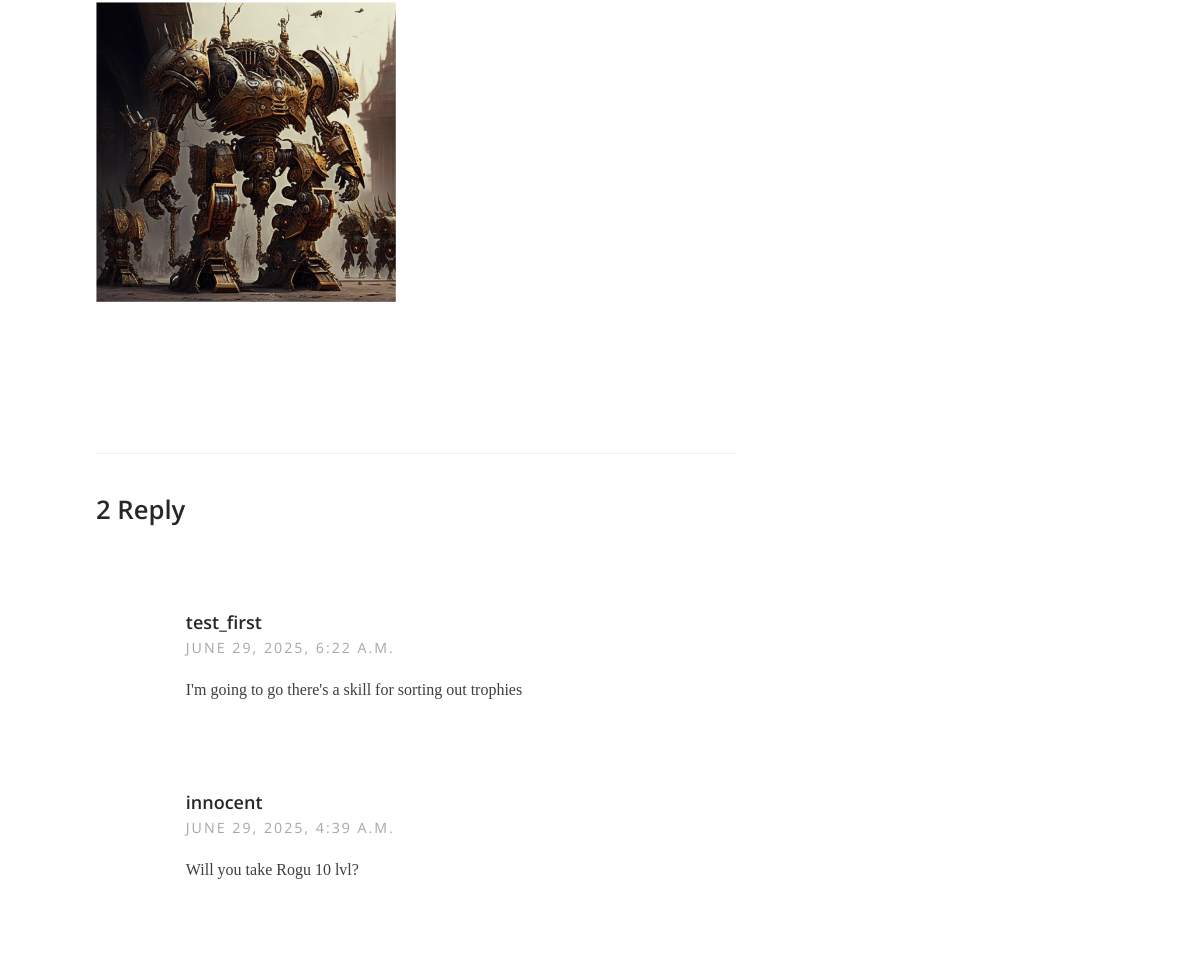
The app's page /ad/11/ (middle part), older data.
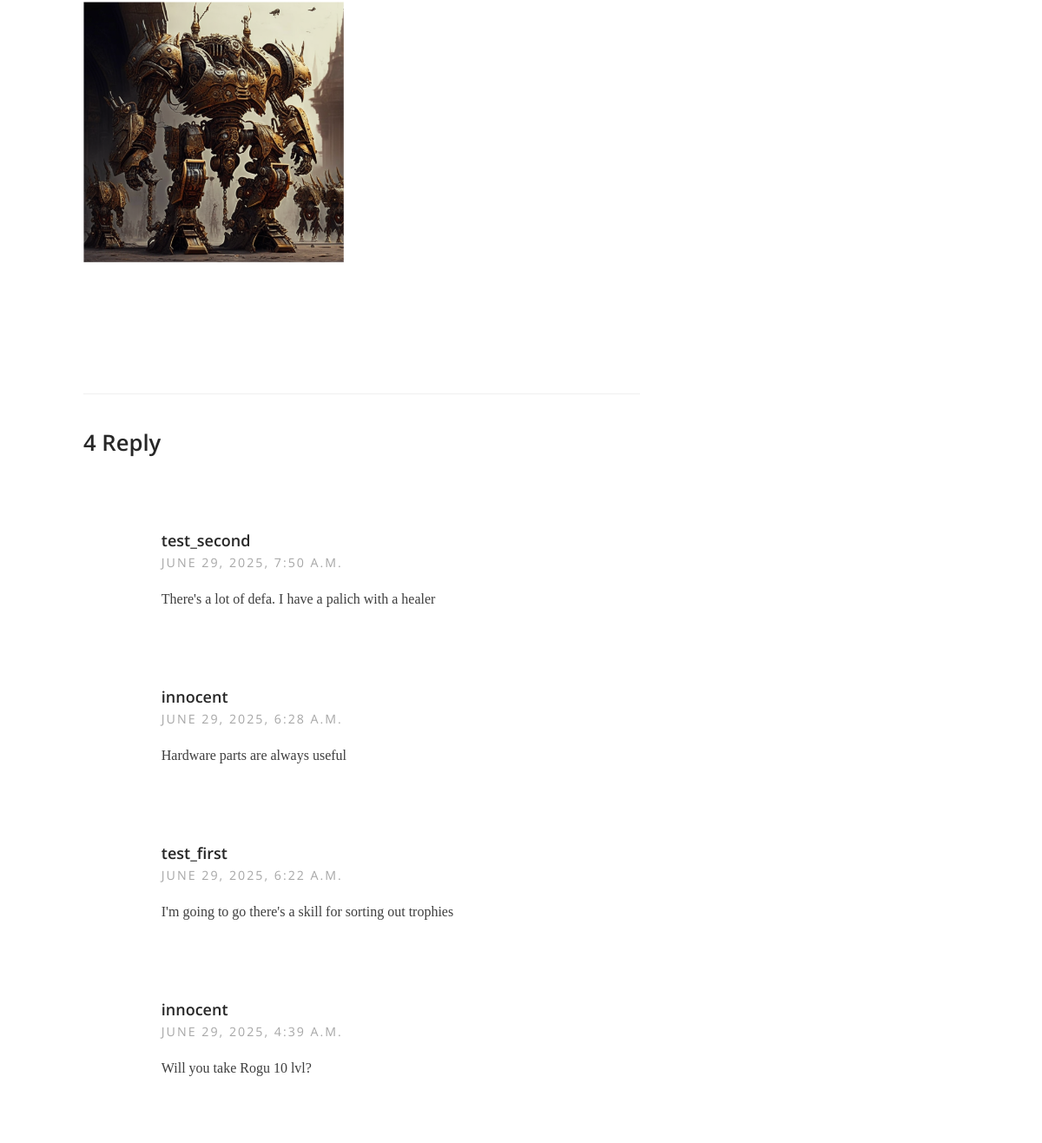
The same page, newer data.
### ad/models.py (models this page shows, shortened)
class Advertisement(models.Model):
    user = models.ForeignKey(User, on_delete=models.CASCADE)
    title = models.CharField(max_length=50)
    content = RichTextUploadingField(verbose_name='Content')
    category = models.CharField(choices=ADVERTISEMENT_CATEGORY_CHOICES, default="TK")
    creation_date = models.DateTimeField(auto_now_add=True)
    update_date = models.DateTimeField(auto_now=True)
    class Meta:
        ordering = ['-creation_date']

class Reply(models.Model):
    advertisement = models.ForeignKey(Advertisement, on_delete=models.CASCADE, default=1)
    user = models.ForeignKey(User, on_delete=models.CASCADE)
    content = models.TextField()
    accept = models.BooleanField(default=False)
    creation_date = models.DateTimeField(auto_now_add=True)
    update_date = models.DateTimeField(auto_now=True)
    class Meta:
        ordering = ['-creation_date']

class User(AbstractUser):
    authentication_code = models.IntegerField(null=True, blank=True)
    def __str__(self):
        return self.username

### ad/views.py (the view)
# urls.py: path('ad/<int:pk>/', advertisement_detail, name='ad-detail'),
def advertisement_detail(request, pk):
    ad = get_object_or_404(Advertisement, pk=pk)
    if request.method == 'POST':
        form = ReplyForm(request.POST)
        if form.is_valid():
            reply = form.save(commit=False)
            reply.advertisement = ad
            reply.user = request.user
            reply.save()
            messages.success(request, 'The reply has been created.')
            return redirect('ad-detail', pk=ad.pk)
    else:
        form = ReplyForm()
    replies = ad.reply_set.all()
    return render(request, 'ad.html', {
        'ad': ad,
        'form': form,
        'replies': replies,
    })

### templates/ad.html (shortened to what this page needs)
<!DOCTYPE html>
<html class="no-js" lang="en">
<head>
    {% load static %}
    <link rel="stylesheet" href="{% static 'css/base.css' %}">
    <link rel="stylesheet" href="{% static 'css/main.css' %}">
</head>
<body id="top" class="ss-single">
    <div class="s-content">
        <div class="row">
            <div id="main" class="s-content__main large-8 column">
                <article class="entry">
                    <div class="entry__content">
                        <p class="lead">
                            {{ ad.content|safe }}
                        </p>
                    </div>
                </article>
                <div class="comments-wrap">
                    <div id="comments">
                        <h3>{{ ad.reply_set.count }} Reply</h3>
                        {% for reply in replies %}
                            <ol class="commentlist">
                                <li class="depth-1 comment">
                                    <div class="comment__content">
                                        <div class="comment__info">
                                            <div class="comment__author">{{ reply.user }}</div>
                                            <div class="comment__meta">
                                                <div class="comment__time">{{ reply.update_date }}</div>
                                            </div>
                                        </div>
                                        <div class="comment__text">
                                            <p>{{ reply.content }}</p>
                                        </div>
                                    </div>
                                </li>
                            </ol>
                        {% endfor %}
                    </div>
                </div>
            </div>
        </div>
    </div>
</body>
</html>

### static/css/base.css (style rules this page uses)
html { line-height: 1.15; -webkit-text-size-adjust: 100%; }
body { margin: 0; }
img { border-style: none; }
html { font-size: 62.5%; -webkit-box-sizing: border-box; box-sizing: border-box; }
*, *::before, *::after { -webkit-box-sizing: inherit; box-sizing: inherit; }
body { font-weight: normal; line-height: 1; word-wrap: break-word; -moz-font-smoothing: grayscale; -moz-osx-font-smoothing: grayscale; -webkit-font-smoothing: antialiased; -webkit-overflow-scrolling: touch; -webkit-text-size-adjust: none; }
svg, img, video embed, iframe, object { max-width: 100%; height: auto; }
div, dl, dt, dd, ul, ol, li, h1, h2, h3, h4, h5, h6, pre, form, p, blockquote, th, td { margin: 0; padding: 0; }
p { font-size: inherit; text-rendering: optimizeLegibility; }
ol, ul { list-style: none; }
li { display: block; }
.row { width: 92%; max-width: 1040px; margin: 0 auto; display: -ms-flexbox; display: -webkit-box; display: flex; -ms-flex-flow: row wrap; -webkit-box-orient: horizontal; -webkit-box-direction: normal; flex-flow: row wrap; }
.column { -ms-flex: 1 1 0%; -webkit-box-flex: 1; flex: 1 1 0%; padding: 0 20px; }
.large-8 { -ms-flex: 0 0 66.66667%; -webkit-box-flex: 0; flex: 0 0 66.66667%; max-width: 66.66667%; }
@media screen and (max-width:1200px) { .column { padding: 0 16px; } }

### static/css/main.css (style rules this page uses)
html { font-size: 10px; }
html, body { height: 100%; }
body { background: #f5f5f5; font-family: "Merriweather", serif; font-size: 1.6rem; font-style: normal; font-weight: normal; line-height: 2; color: #3e3e3e; margin: 0; padding: 0; position: relative; }
h1, h2, h3, h4, h5, h6, .h1, .h2, .h3, .h4, .h5, .h6 { font-family: "Open Sans", sans-serif; font-weight: 600; font-style: normal; color: #272727; -webkit-font-variant-ligatures: common-ligatures; font-variant-ligatures: common-ligatures; text-rendering: optimizeLegibility; }
h1, .h1, h2, .h2, h3, .h3, h4, .h4 { margin-top: 6rem; margin-bottom: 1.6rem; }
h3, .h3 { font-size: 2.563rem; line-height: 1.249; }
p img { margin: 0; }
p.lead { font-family: "Merriweather", serif; font-weight: 300; font-size: 2.025rem; line-height: 1.975; color: #272727; }
ol { list-style: decimal; }
li { display: list-item; }
ol, ul { margin-left: 1.6rem; }
input, textarea, select, pre, blockquote, figure, table, p, ul, ol, dl, form, .video-container, .ss-custom-select { margin-bottom: 3.2rem; }
::placeholder { color: #8c8c8c; }
.s-content { background: #ffffff; padding: 4.4rem 0 3.6rem 0; }
.s-content__main { padding-right: 4.6rem; }
.ss-single .s-content__main { padding-bottom: 8rem; }
@media screen and (max-width:1200px) { .s-content__main { padding-right: 3.6rem; } }
.entry { padding-bottom: 1.2rem; margin-bottom: 3.2rem; }
.comments-wrap { padding: 6.4rem 0 0 0; }
.comments-wrap h3 { margin-top: 0; }
#comments { padding-top: 4rem; padding-bottom: 1.2rem; border-top: 1px solid #efefef; }
#comments ol, #comments ul { list-style: none; }
.commentlist { margin: 6rem 0 5.6rem; padding: 0; }
.commentlist>.comment { position: relative; list-style: none; margin: 0; padding: 2rem 0 0 0; padding-left: 14%; }
.comment__info { position: relative; }
.comment__info .comment__author { font-family: "Open Sans", sans-serif; font-weight: 600; font-size: 1.8rem; line-height: 1.778; font-style: normal; color: #272727; }
.comment__meta { font-family: "Open Sans", sans-serif; font-style: normal; font-size: 1.422rem; line-height: 2rem; letter-spacing: .2rem; text-transform: uppercase; color: #a7a7a7; }
.comment__meta .comment__time, .comment__meta .comment__reply { display: inline-block; }
.comment__meta .comment__time { margin-right: .8rem; }
.comment__text { clear: both; margin: 1.6rem 0 0 0; }

Row changes from the older to the newer data that the page shows:
computed for Advertisement: reply_set.count "2" → "4"
added Reply: user "test_second", update_date "JUNE 29, 2025, 7:50 A.M.", content "There's a lot of defa. I have a palich with a healer"
added Reply: user "innocent", update_date "JUNE 29, 2025, 6:28 A.M.", content "Hardware parts are always useful"
